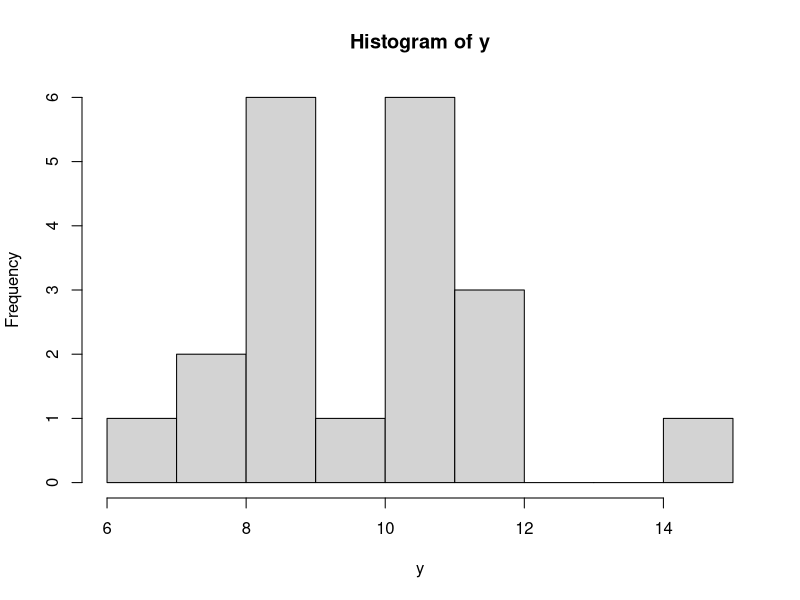
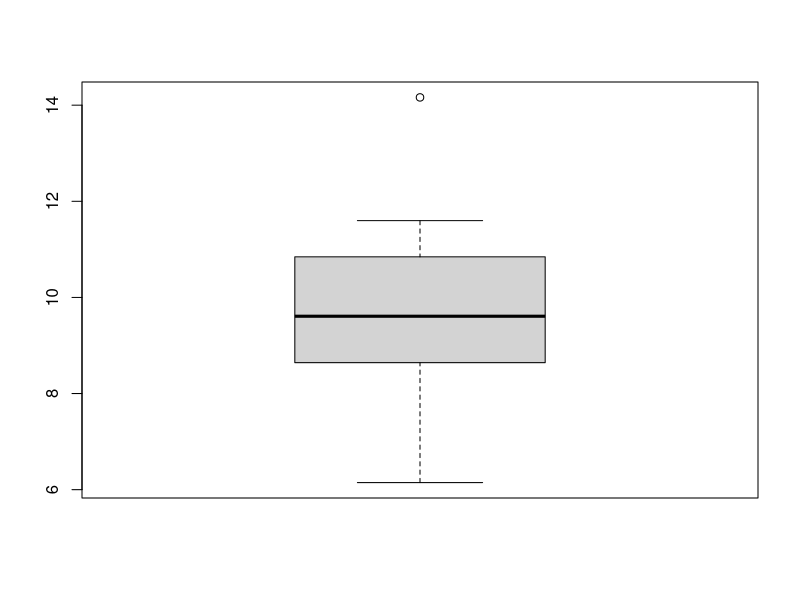
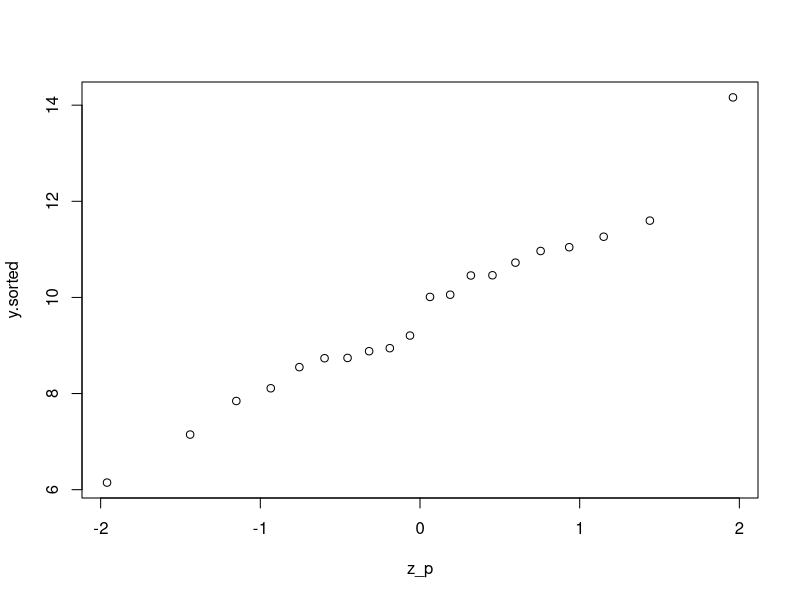
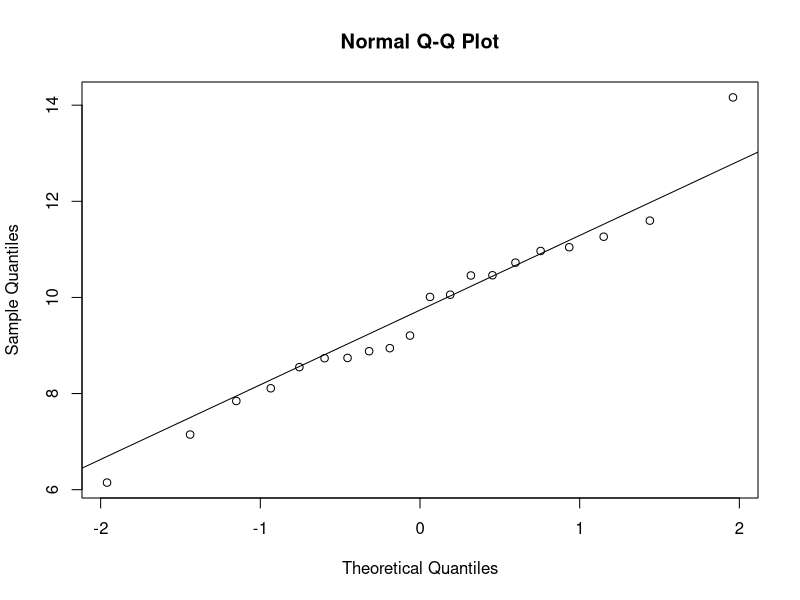
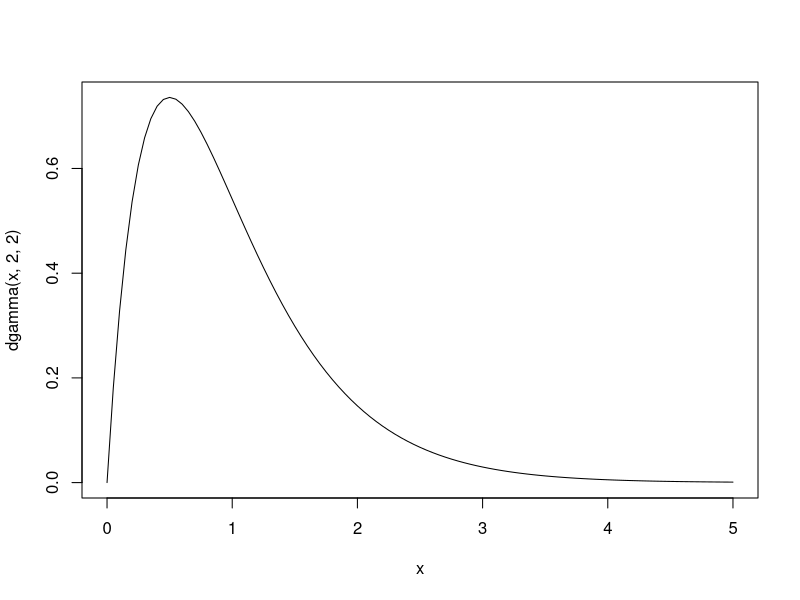
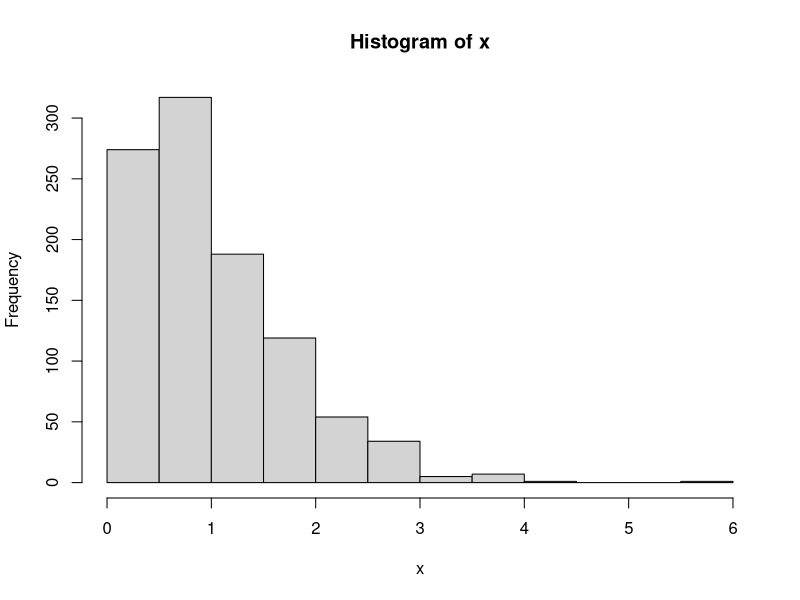
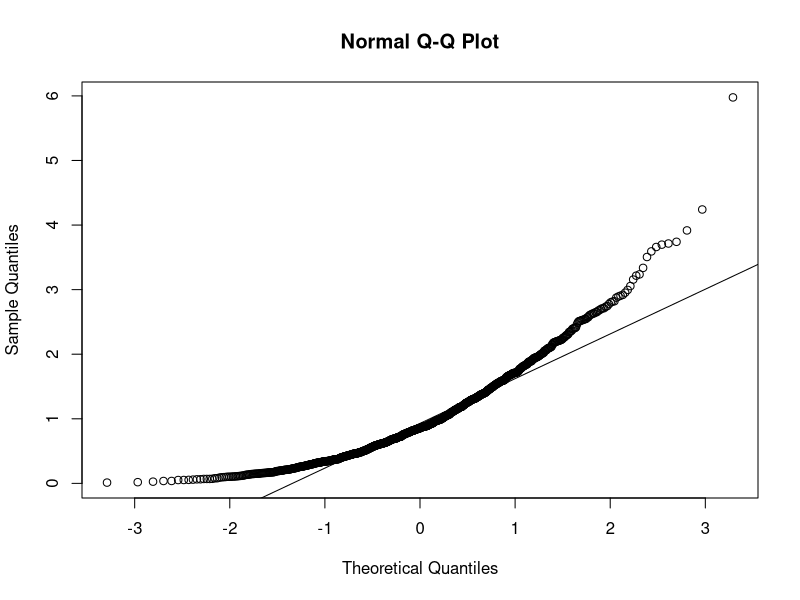
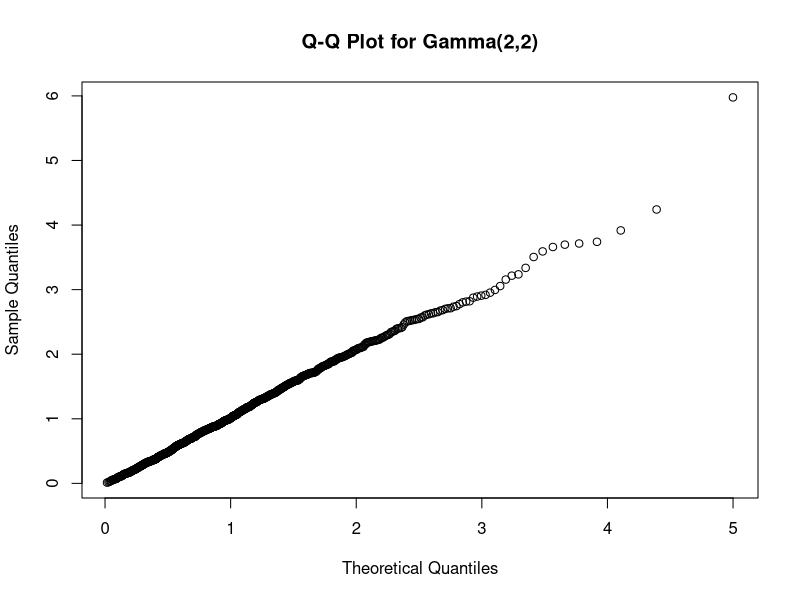

The R source for these figures, in order:
# Randomly generate data from N(10, 4)
set.seed(380)
y <- rnorm(n=20, mean=10, sd=2)

# Visualizations
hist(y)
boxplot(y)

# Compute theoretical quantiles
y.sorted <- sort(y)
p <- (1:20 - 0.5) / 20
p

z_p <- qnorm(p=p)

# Create q-q plot
plot(x=z_p, y=y.sorted)

# Using R's built in functions
qqnorm(y)
qqline(y)

# Take a sample from a right-skewed distribution
curve(dgamma(x,2,2), from=0, to=5)
x <- rgamma(n=1000, shape=2, rate=2)
x.sorted <- sort(x)

# Visualize right-skewed data
hist(x)
qqnorm(x); qqline(x)

# Process to line up with with our Gamma distribution
p <- (1:length(x.sorted) - 0.5) / length(x.sorted)
gamma_p <- qgamma(p, 2, 2)
plot(gamma_p, x.sorted,
     main = 'Q-Q Plot for Gamma(2,2)',
     xlab = 'Theoretical Quantiles',
     ylab = 'Sample Quantiles')
